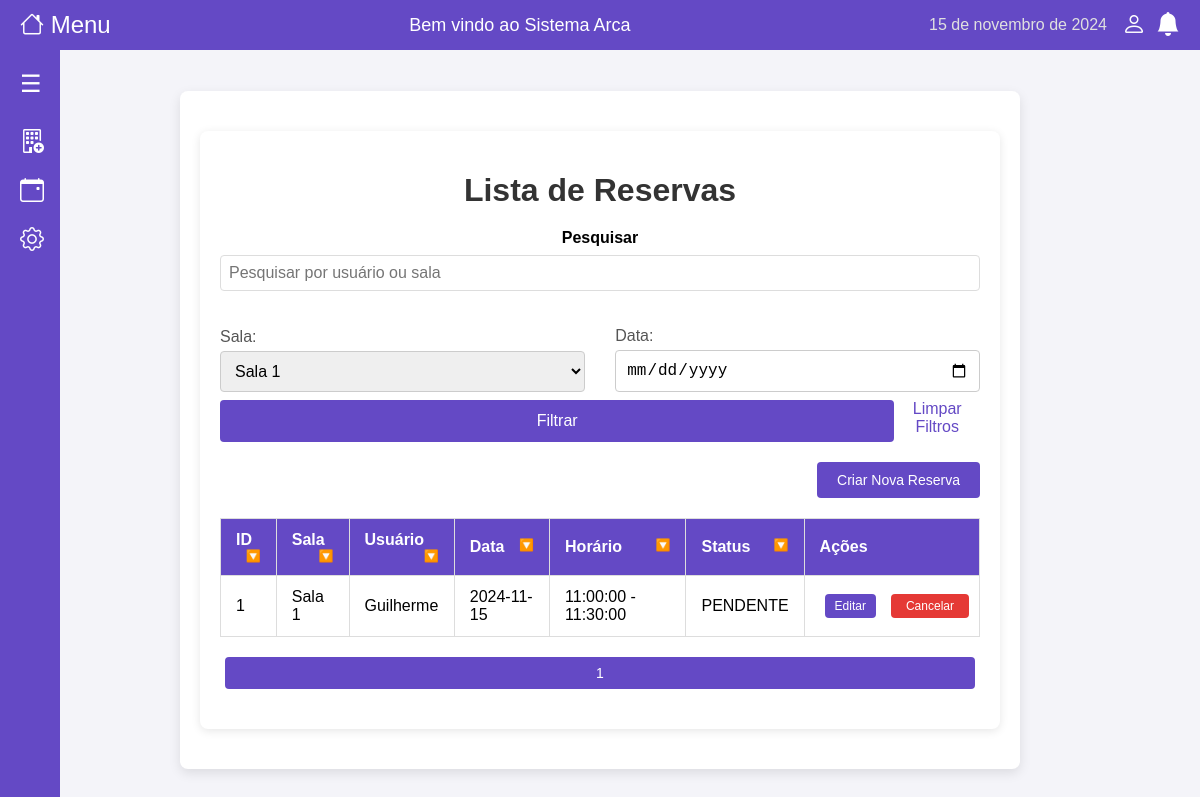
Screenshot of /reservas?sala_id=1 (signed in) with the database file from the repository.
### models/reserva.py (models this page shows)
class Reserva(db.Model):
    __tablename__ = 'reserva'
    id = db.Column(db.Integer, primary_key=True)
    sala_id = db.Column(db.Integer, db.ForeignKey('sala.id'), nullable=False)
    usuario_id = db.Column(db.Integer, db.ForeignKey('usuario.id'), nullable=False)
    data_reserva = db.Column(db.Date, nullable=False)
    horario_inicio = db.Column(db.Time, nullable=False)
    horario_fim = db.Column(db.Time, nullable=False)
    status = db.Column(db.String(20), default='PENDENTE')
    criado_em = db.Column(db.DateTime, default=db.func.current_timestamp())
    atualizado_em = db.Column(db.DateTime, default=db.func.current_timestamp(), onupdate=db.func.current_timestamp())
    sala = db.relationship('Sala', backref=db.backref('reservas', lazy=True))
    usuario = db.relationship('Usuario', backref=db.backref('reservas', lazy=True))

### models/sala.py (models this page shows)
class Sala(db.Model):
    __tablename__ = 'sala'
    id = db.Column(db.Integer, primary_key=True)
    nome = db.Column(db.String(50), nullable=False)
    localizacao = db.Column(db.String(50))
    capacidade = db.Column(db.Integer)
    equipamentos = db.Column(db.String(100))

### models/usuario.py (models this page shows, shortened)
class Usuario(db.Model):
    __tablename__ = 'usuario'
    id = db.Column(db.Integer, primary_key=True)
    nome = db.Column(db.String(100), nullable=False)
    data_nascimento = db.Column(db.Date, nullable=False)
    cpf = db.Column(db.String(11), nullable=False, unique=True)
    telefone = db.Column(db.String(15))
    email = db.Column(db.String(100), nullable=False, unique=True)
    tipo_usuario = db.Column(db.String(10), nullable=False, default='NORMAL')
    senha = db.Column(db.String(255), nullable=False)
    criado_em = db.Column(db.DateTime, default=db.func.current_timestamp())

### app.py (the view)
@app.route('/reservas', methods=['GET'])
@login_required
def listar_reservas():
    pesquisa = request.args.get('pesquisa', '').strip()
    sala_id = request.args.get('sala_id')
    data_reserva = request.args.get('data_reserva')
    page = request.args.get('page', 1, type=int)
    reservas_query = Reserva.query.join(Sala).join(Usuario)
    if pesquisa:
        reservas_query = reservas_query.filter(
            (Usuario.nome.ilike(f'%{pesquisa}%')) |
            (Sala.nome.ilike(f'%{pesquisa}%'))
        )
    if sala_id:
        reservas_query = reservas_query.filter(Reserva.sala_id == sala_id)
    if data_reserva:
        reservas_query = reservas_query.filter(Reserva.data_reserva == data_reserva)
    reservas_query = reservas_query.order_by(Reserva.data_reserva, Reserva.horario_inicio)
    pagination = reservas_query.paginate(page=page, per_page=10)
    reservas = pagination.items
    salas = Sala.query.all()
    return render_template('reservas.html', reservas=reservas, salas=salas, pagination=pagination, pesquisa=pesquisa, sala_id=sala_id, data_reserva=data_reserva)

### app.py (called while the page is built)
def login_required(f):
    @wraps(f)
    def decorated_function(*args, **kwargs):
        if 'user_id' not in session:  # Verifica se o usuário está logado
            flash('Você precisa estar logado para acessar esta página.', 'warning')
            return redirect(url_for('login'))
        return f(*args, **kwargs)
    return decorated_function

### templates/reservas.html (shortened to what this page needs)
{% extends "base.html" %}
{% block content %}
<div class="container">
    <h1>Lista de Reservas</h1>
    <div class="search-bar">
        <label for="search">Pesquisar</label>
        <input type="text" id="search" name="pesquisa" placeholder="Pesquisar por usuário ou sala" value="{{ pesquisa }}">
    </div>
    <div class="filter-container">
        <form method="GET" action="{{ url_for('listar_reservas') }}" class="filter-form">
            <div class="d-flex justify-content-between align-items-center">
                <div class="filter-item">
                    <label for="sala_id">Sala:</label>
                    <select name="sala_id" id="sala_id" class="form-control">
                        {% for sala in salas %}
                        <option value="{{ sala.id }}" {% if sala.id|string == sala_id %}selected{% endif %}>
                            {{ sala.nome }}
                        </option>
                        {% endfor %}
                    </select>
                </div>
                <div class="filter-item">
                    <label for="data_reserva">Data:</label>
                    <input type="date" id="data_reserva" name="data_reserva" class="form-control" value="{{ data_reserva }}">
                </div>
            </div>
            <div class="d-flex justify-content-end mt-2">
                <button type="submit" class="button">Filtrar</button>
                <a href="{{ url_for('listar_reservas') }}" class="button secondary">Limpar Filtros</a>
            </div>
        </form>
    </div>
    <div class="button-container">
        <form action="{{ url_for('criar_reserva') }}" method="GET" style="display:inline;">
            <button type="submit" class="button">Criar Nova Reserva</button>
        </form>
    </div>
    <div class="table-container">
        <table class="styled-table">
            <thead>
                <tr>
                    <th>ID<span class="filter-icon">🔽</span></th>
                    <th>Sala<span class="filter-icon">🔽</span></th>
                    <th>Usuário<span class="filter-icon">🔽</span></th>
                    <th>Data<span class="filter-icon">🔽</span></th>
                    <th>Horário<span class="filter-icon">🔽</span></th>
                    <th>Status<span class="filter-icon">🔽</span></th>
                    <th>Ações</th>
                </tr>
            </thead>
            <tbody>
                {% for reserva in reservas %}
                <tr>
                    <td>{{ reserva.id }}</td>
                    <td>{{ reserva.sala.nome }}</td>
                    <td>{{ reserva.usuario.nome }}</td>
                    <td>{{ reserva.data_reserva }}</td>
                    <td>{{ reserva.horario_inicio }} - {{ reserva.horario_fim }}</td>
                    <td>{{ reserva.status }}</td>
                    <td>
                        <div class="action-buttons">
                            <a href="{{ url_for('editar_reserva', id=reserva.id) }}" class="button">Editar</a>
                            <form action="{{ url_for('excluir_reserva', id=reserva.id) }}" method="POST" style="margin: 0;">
                                <button type="submit" class="button danger">Cancelar</button>
                            </form>
                        </div>
                    </td>
                </tr>
                {% endfor %}
            </tbody>
        </table>
    </div>
    <div class="pagination">
        {% for page_num in pagination.iter_pages(left_edge=2, right_edge=2, left_current=2, right_current=2) %}
        {% if page_num %}
            {% if page_num == pagination.page %}
            <button class="active">{{ page_num }}</button>
            {% else %}
            <a href="{{ url_for('listar_reservas', page=page_num) }}">{{ page_num }}</a>
            {% endif %}
        {% else %}
        ...
        {% endif %}
        {% endfor %}
    </div>
</div>
{% endblock %}

### static/style.css (style rules this page uses)
body { font-family: 'Roboto', sans-serif; background-color: #f0f2f5; margin: 0; padding: 0; display: flex; align-items: center; justify-content: center; min-height: 100vh; }
form label { display: block; text-align: left; margin-bottom: 5px; color: #555; }
input[type="text"], input[type="password"], input[type="number"] { width: 100%; padding: 12px; margin-top: 8px; margin-bottom: 16px; border: 1px solid #ddd; border-radius: 4px; font-size: 16px; box-sizing: border-box; }
button { width: 100%; padding: 12px; background-color: #6449c5; color: white; border: none; border-radius: 4px; cursor: pointer; font-weight: 500; font-size: 16px; transition: background-color 0.3s ease; }
a { color: #6449c5; text-decoration: none; }
body { font-family: Arial, sans-serif; margin: 0; padding: 0; background-color: #f4f4f9; }
.container { max-width: 800px; margin: 20px auto; padding: 20px; background: #fff; border-radius: 8px; box-shadow: 0 2px 10px rgba(0, 0, 0, 0.1); }
h1 { text-align: center; color: #333; margin-bottom: 20px; }
.search-bar label { font-weight: bold; }
.table-container { margin-top: 20px; }
.styled-table { width: 100%; border-collapse: collapse; }
.styled-table th, .styled-table td { padding: 12px 15px; border: 1px solid #ddd; text-align: left; }
.styled-table thead { background-color: #6449c5; color: white; }
.filter-icon { float: right; font-size: 12px; }
.pagination button { border: none; background-color: #6449c5; color: white; padding: 8px 12px; margin: 0 5px; border-radius: 4px; cursor: pointer; font-size: 14px; }
.pagination button.active { background-color: #6449c5; }
.search-bar { display: flex; flex-direction: column; margin-bottom: 20px; }
.search-bar input { padding: 8px; width: 100%; max-width: 100%; border: 1px solid #ddd; border-radius: 4px; }
.button-container { display: flex; justify-content: flex-end; margin-bottom: 10px; }
.button-container .button { font-size: 14px; padding: 10px 20px; background-color: #6449c5; color: white; border: none; border-radius: 4px; cursor: pointer; }
.styled-table td a.button, .styled-table td button { font-size: 12px; padding: 5px 10px; margin: 0 5px; display: inline-block; }
.pagination { margin: 20px 0; display: flex; justify-content: center; align-items: center; }
.action-buttons { display: flex; justify-content: space-around; align-items: center; gap: 5px; }
.action-buttons a.button, .action-buttons button { font-size: 12px; padding: 5px 10px; margin: 0; border: none; border-radius: 4px; background-color: #6449c5; color: white; text-decoration: none; cursor: pointer; }
.action-buttons .danger { background-color: #e53935; }
.form-control { width: 100%; padding: 10px; font-size: 16px; border: 1px solid #ccc; border-radius: 4px; box-sizing: border-box; transition: border-color 0.3s ease; }
.filter-container { margin-bottom: 20px; }
.filter-item { width: 48%; }
.filter-container .form-control { width: 100%; }
.d-flex { display: flex; }
.justify-content-between { justify-content: space-between; }
.justify-content-end { justify-content: flex-end; }
.align-items-center { align-items: center; }
.mt-2 { margin-top: 0.5rem; }

### rows the page displays
Reserva: id "1", sala.nome "Sala 1", usuario.nome "Guilherme", data_reserva "2024-11-15", horario_inicio "11:00:00", horario_fim "11:30:00", status "PENDENTE"

### other values shown
{{ page_num }} "1"
form field sala_id "Sala 1"
